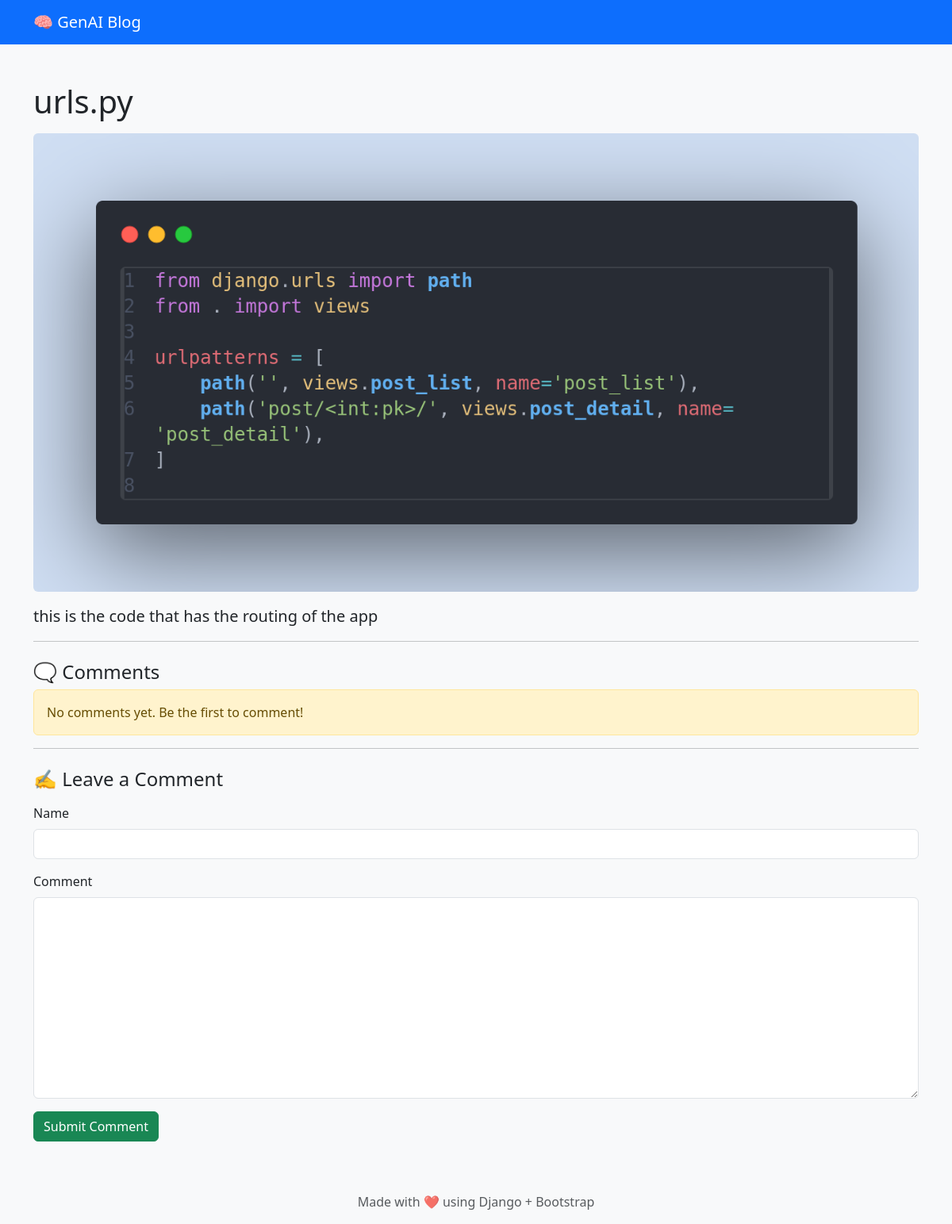
Screenshot of /blog/post/9/ with the database file from the repository.
### blog/models.py (models this page shows, shortened)
class Post(models.Model):
    title = models.CharField(max_length=200)
    body = models.TextField()  # ✔ This is the content field
    image = models.ImageField(upload_to='post_images/', blank=True, null=True)
    created_at = models.DateTimeField(auto_now_add=True)

### blog/views.py (the view, shortened to what this page needs)
# urls.py: path('post/<int:pk>/', views.post_detail, name='post_detail'),
def post_detail(request, pk):
    post = get_object_or_404(Post, pk=pk)
    comments = post.comments.all()
    form = CommentForm()
    return render(request, 'blog/post_detail.html', {
        'post': post,
        'comments': comments,
        'form': form,
    })

### blog/forms.py
class CommentForm(forms.ModelForm):
    class Meta:
        model = Comment
        fields = ['name', 'body']

### blog/templates/blog/post_detail.html (shortened to what this page needs)
{% extends "base.html" %} {% load widget_tweaks %} {% block content %}
<div class="container mt-5">
  <h1 class="mb-3">{{ post.title }}</h1>
  {% if post.image %}
  <img
    src="{{ post.image.url }}"
    class="img-fluid rounded mb-3"
    alt="{{ post.title }}"
  />
  {% endif %}
  <p class="lead">{{ post.body }}</p>
  <hr />
  <h4 class="mt-4">🗨️ Comments</h4>
  {% if comments %} {% for comment in comments %}
  <div class="alert alert-secondary" role="alert">
    <strong>{{ comment.name }}</strong>: {{ comment.body }}
  </div>
  {% endfor %} {% else %}
  <div class="alert alert-warning" role="alert">
    No comments yet. Be the first to comment!
  </div>
  {% endif %}
  <hr />
  <h4 class="mt-4">✍️ Leave a Comment</h4>
  <form method="post" class="mt-3">
    <div class="mb-3">
      <label for="{{ form.name.id_for_label }}" class="form-label">Name</label>
      {{ form.name|add_class:"form-control" }}
    </div>
    <div class="mb-3">
      <label for="{{ form.body.id_for_label }}" class="form-label"
        >Comment</label
      >
      {{ form.body|add_class:"form-control" }}
    </div>
    <button type="submit" class="btn btn-success">Submit Comment</button>
  </form>
</div>
{% endblock %}

### templates/base.html (style rules this page uses)
body { background-color: #f8f9fa; }

### rows the page displays
Post: title "urls.py", image (picture), body "this is the code that has the routing of the app"
